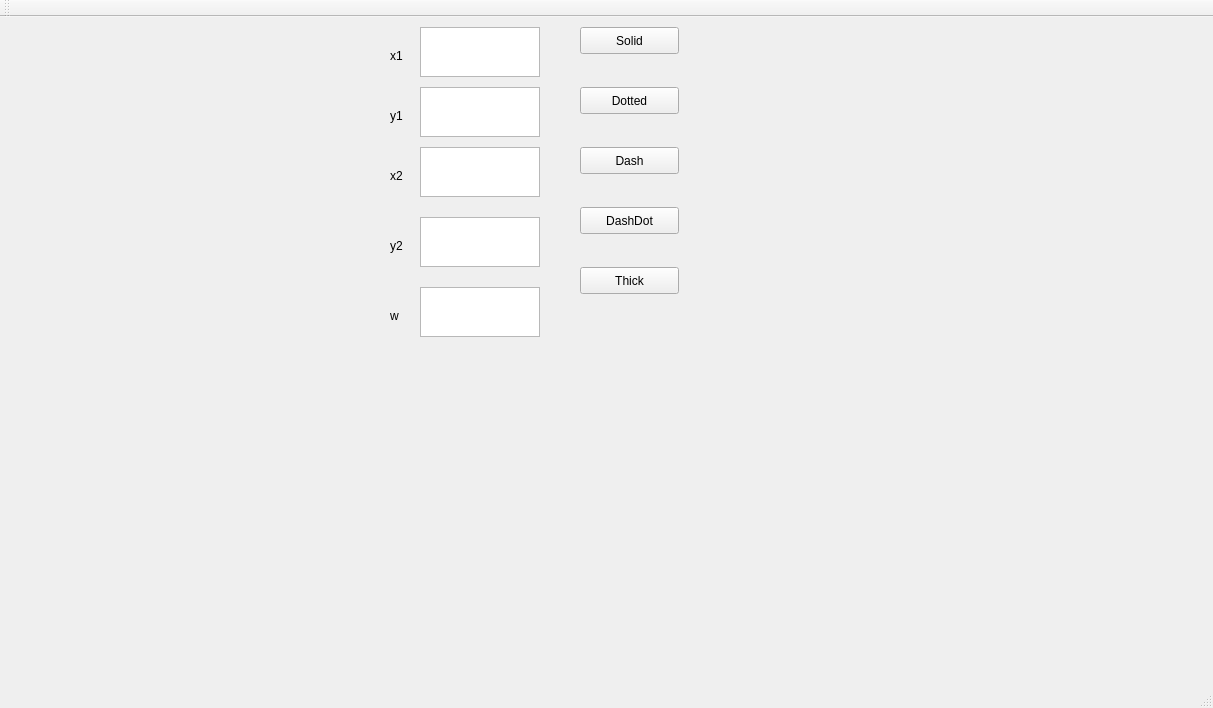
<?xml version="1.0" encoding="UTF-8"?>
<ui version="4.0">
 <class>MainWindow</class>
 <widget class="QMainWindow" name="MainWindow">
  <property name="geometry">
   <rect>
    <x>0</x>
    <y>0</y>
    <width>1213</width>
    <height>708</height>
   </rect>
  </property>
  <property name="windowTitle">
   <string>MainWindow</string>
  </property>
  <widget class="QWidget" name="centralWidget">
   <widget class="QLabel" name="label">
    <property name="geometry">
     <rect>
      <x>0</x>
      <y>0</y>
      <width>300</width>
      <height>300</height>
     </rect>
    </property>
    <property name="text">
     <string/>
    </property>
   </widget>
   <widget class="QTextEdit" name="textEdit">
    <property name="geometry">
     <rect>
      <x>420</x>
      <y>10</y>
      <width>120</width>
      <height>50</height>
     </rect>
    </property>
   </widget>
   <widget class="QTextEdit" name="textEdit_2">
    <property name="geometry">
     <rect>
      <x>420</x>
      <y>70</y>
      <width>120</width>
      <height>50</height>
     </rect>
    </property>
   </widget>
   <widget class="QTextEdit" name="textEdit_3">
    <property name="geometry">
     <rect>
      <x>420</x>
      <y>130</y>
      <width>120</width>
      <height>50</height>
     </rect>
    </property>
   </widget>
   <widget class="QTextEdit" name="textEdit_4">
    <property name="geometry">
     <rect>
      <x>420</x>
      <y>200</y>
      <width>120</width>
      <height>50</height>
     </rect>
    </property>
   </widget>
   <widget class="QTextEdit" name="textEdit_5">
    <property name="geometry">
     <rect>
      <x>420</x>
      <y>270</y>
      <width>120</width>
      <height>50</height>
     </rect>
    </property>
   </widget>
   <widget class="QLabel" name="label_2">
    <property name="geometry">
     <rect>
      <x>390</x>
      <y>30</y>
      <width>67</width>
      <height>17</height>
     </rect>
    </property>
    <property name="text">
     <string>x1</string>
    </property>
   </widget>
   <widget class="QLabel" name="label_3">
    <property name="geometry">
     <rect>
      <x>390</x>
      <y>290</y>
      <width>67</width>
      <height>17</height>
     </rect>
    </property>
    <property name="text">
     <string>w</string>
    </property>
   </widget>
   <widget class="QLabel" name="label_4">
    <property name="geometry">
     <rect>
      <x>390</x>
      <y>90</y>
      <width>67</width>
      <height>17</height>
     </rect>
    </property>
    <property name="text">
     <string>y1</string>
    </property>
   </widget>
   <widget class="QLabel" name="label_5">
    <property name="geometry">
     <rect>
      <x>390</x>
      <y>150</y>
      <width>67</width>
      <height>17</height>
     </rect>
    </property>
    <property name="text">
     <string>x2</string>
    </property>
   </widget>
   <widget class="QLabel" name="label_6">
    <property name="geometry">
     <rect>
      <x>390</x>
      <y>220</y>
      <width>67</width>
      <height>17</height>
     </rect>
    </property>
    <property name="text">
     <string>y2</string>
    </property>
   </widget>
   <widget class="QPushButton" name="pushButton">
    <property name="geometry">
     <rect>
      <x>580</x>
      <y>10</y>
      <width>99</width>
      <height>27</height>
     </rect>
    </property>
    <property name="text">
     <string>Solid</string>
    </property>
   </widget>
   <widget class="QPushButton" name="pushButton_2">
    <property name="geometry">
     <rect>
      <x>580</x>
      <y>70</y>
      <width>99</width>
      <height>27</height>
     </rect>
    </property>
    <property name="text">
     <string>Dotted</string>
    </property>
   </widget>
   <widget class="QPushButton" name="pushButton_3">
    <property name="geometry">
     <rect>
      <x>580</x>
      <y>130</y>
      <width>99</width>
      <height>27</height>
     </rect>
    </property>
    <property name="text">
     <string>Dash</string>
    </property>
   </widget>
   <widget class="QPushButton" name="pushButton_4">
    <property name="geometry">
     <rect>
      <x>580</x>
      <y>190</y>
      <width>99</width>
      <height>27</height>
     </rect>
    </property>
    <property name="text">
     <string>DashDot</string>
    </property>
   </widget>
   <widget class="QPushButton" name="pushButton_5">
    <property name="geometry">
     <rect>
      <x>580</x>
      <y>250</y>
      <width>99</width>
      <height>27</height>
     </rect>
    </property>
    <property name="text">
     <string>Thick</string>
    </property>
   </widget>
  </widget>
  <widget class="QMenuBar" name="menuBar">
   <property name="geometry">
    <rect>
     <x>0</x>
     <y>0</y>
     <width>1213</width>
     <height>25</height>
    </rect>
   </property>
  </widget>
  <widget class="QToolBar" name="mainToolBar">
   <attribute name="toolBarArea">
    <enum>TopToolBarArea</enum>
   </attribute>
   <attribute name="toolBarBreak">
    <bool>false</bool>
   </attribute>
  </widget>
  <widget class="QStatusBar" name="statusBar"/>
 </widget>
 <layoutdefault spacing="6" margin="11"/>
 <resources/>
 <connections/>
</ui>
